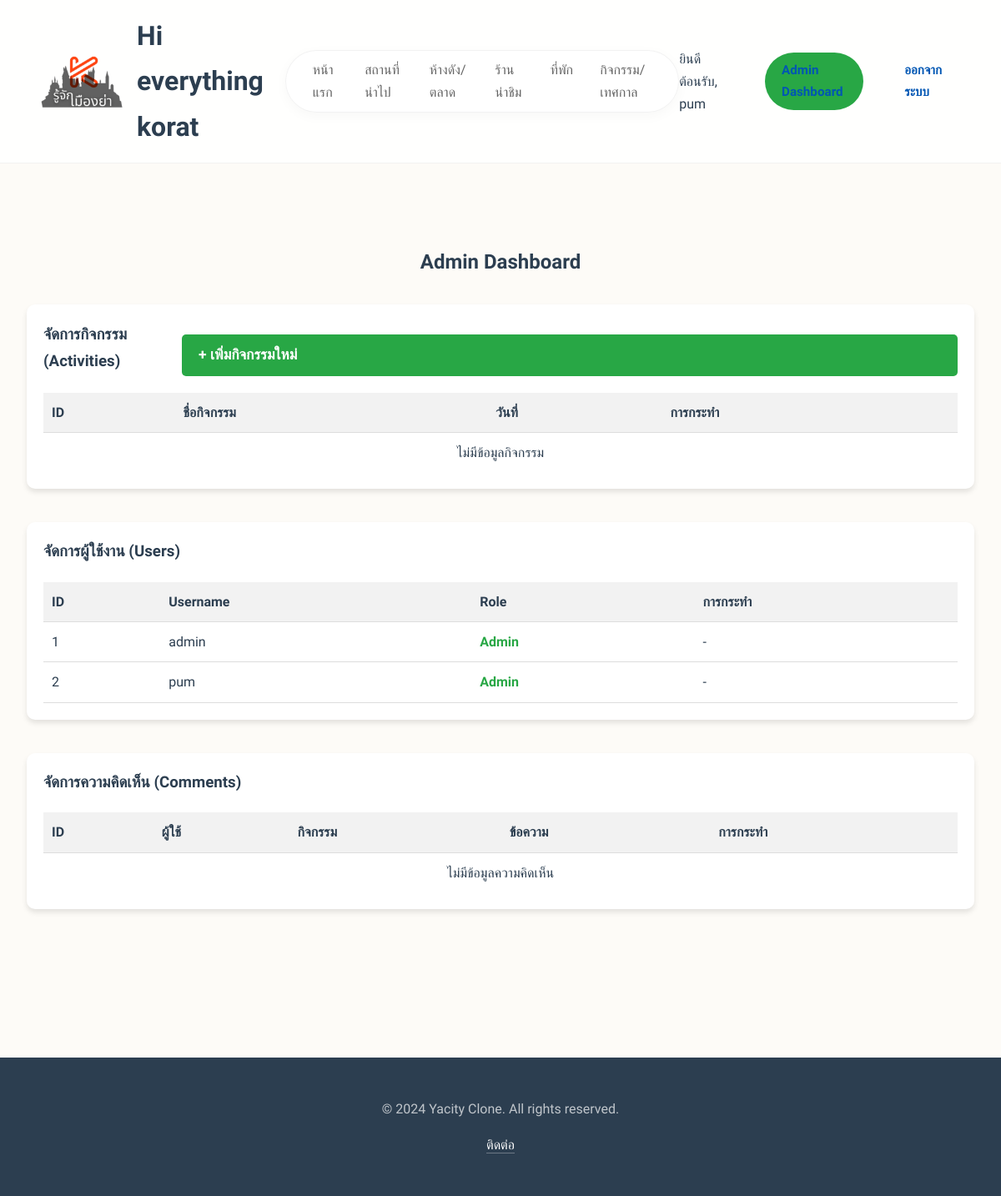
The page /admin/dashboard (signed in) on the database as committed earlier.
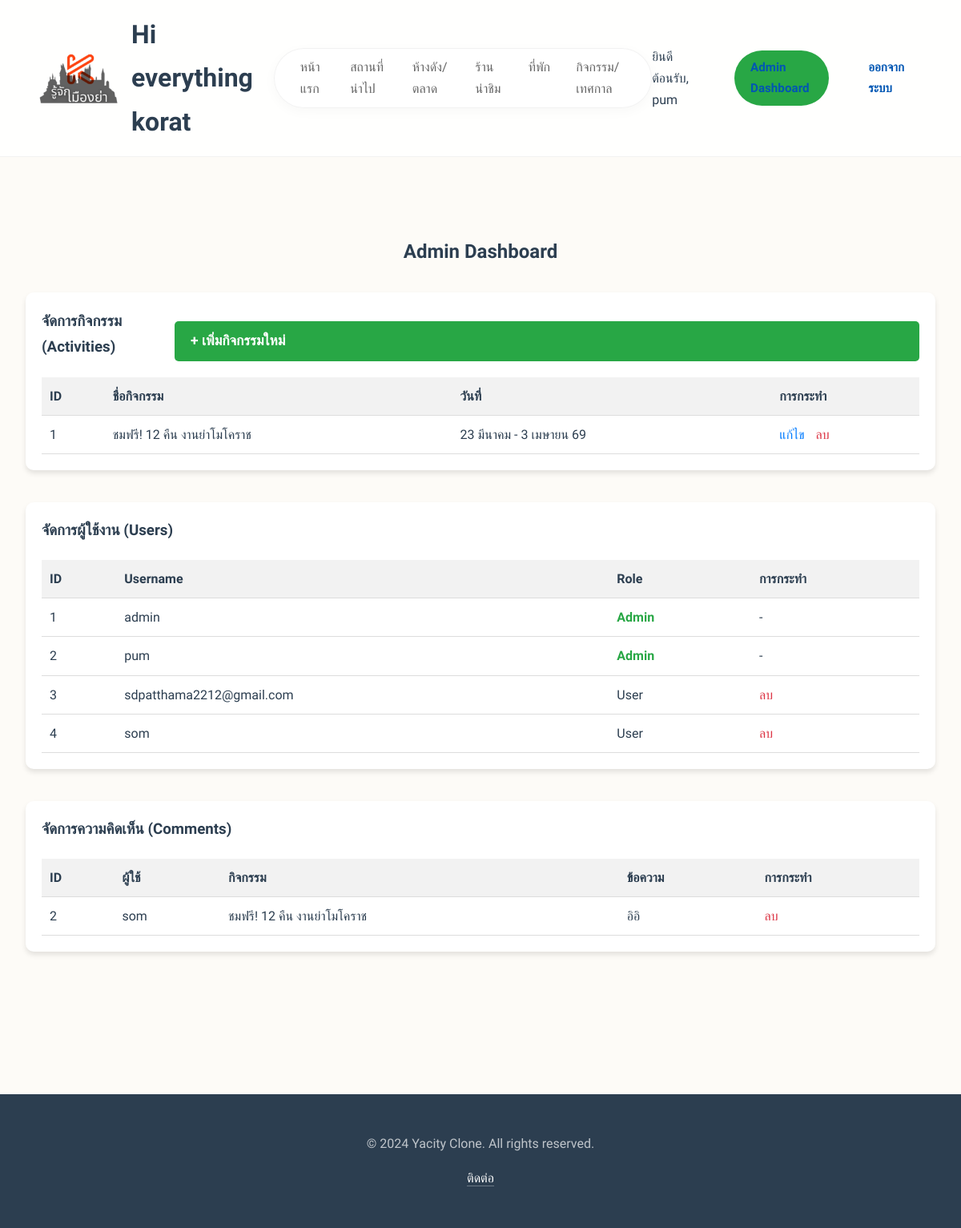
The same page on the database as committed later.
### app.py (models this page shows)
class User(UserMixin, db.Model):
    id = db.Column(db.Integer, primary_key=True)  # รหัสผู้ใช้ (Primary Key)
    username = db.Column(db.String(150), unique=True, nullable=False)  # ชื่อผู้ใช้ ต้องไม่ซ้ำ
    password = db.Column(db.String(150), nullable=False)  # รหัสผ่าน เก็บแบบ hashed
    is_admin = db.Column(db.Boolean, default=False)  # ถ้าเป็น True แปลว่าเป็นแอดมิน (สิทธิ์พิเศษ)

class Activity(db.Model):
    id = db.Column(db.Integer, primary_key=True)  # รหัสกิจกรรม
    title = db.Column(db.String(200), nullable=False)  # หัวข้อ/ชื่อกิจกรรม
    date = db.Column(db.String(100), nullable=False)  # วันที่ (เก็บเป็นสตริงตามต้นฉบับ)
    description = db.Column(db.Text, nullable=False)  # รายละเอียด
    location = db.Column(db.String(300), nullable=False)  # สถานที่จัด
    map_link = db.Column(db.String(500), nullable=False)  # ลิงก์แผนที่ (เช่น Google Maps)
    image = db.Column(db.String(500), nullable=False)  # เส้นทางหรือ URL รูปภาพ
    comments = db.relationship('Comment', backref='activity', lazy=True)

class Comment(db.Model):
    id = db.Column(db.Integer, primary_key=True)  # รหัสความคิดเห็น
    content = db.Column(db.Text, nullable=False)  # ข้อความความคิดเห็น
    date_posted = db.Column(db.DateTime, nullable=False, default=datetime.utcnow)  # เวลาที่โพสต์
    user_id = db.Column(db.Integer, db.ForeignKey('user.id'), nullable=False)  # FK ไปยังตาราง user
    activity_id = db.Column(db.Integer, db.ForeignKey('activity.id'), nullable=False)  # FK ไปยัง activity
    user = db.relationship('User', backref=db.backref('comments', lazy=True))

### app.py (the view)
@app.route("/admin/dashboard")
@login_required
@admin_required
def admin_dashboard():
    users = User.query.all()
    activities = Activity.query.all()
    comments = Comment.query.all()
    return render_template('admin_dashboard.html', users=users, activities=activities, comments=comments)

### app.py (called while the page is built)
@login_manager.user_loader
def load_user(user_id):
    return User.query.get(int(user_id))

def admin_required(f):
    @wraps(f)
    def decorated_function(*args, **kwargs):
        if not current_user.is_authenticated or not current_user.is_admin:
            flash('คุณไม่มีสิทธิ์เข้าถึงหน้านี้', 'danger')
            return redirect(url_for('login'))
        return f(*args, **kwargs)
    return decorated_function

### templates/admin_dashboard.html (shortened to what this page needs)
{% extends "base.html" %}
{% block content %}
<section class="admin-dashboard-section" style="padding: 50px 0;">
    <div class="container">
        <h2 style="text-align: center; margin-bottom: 30px;">Admin Dashboard</h2>
        <div class="admin-card" style="margin-bottom: 40px; background: #fff; padding: 20px; border-radius: 10px; box-shadow: 0 4px 6px rgba(0,0,0,0.1);">
            <div style="display: flex; justify-content: space-between; align-items: center; margin-bottom: 20px;">
                <h3>จัดการกิจกรรม (Activities)</h3>
                <a href="{{ url_for('add_activity') }}" class="btn btn-primary" style="background-color: #28a745; color: white; padding: 10px 20px; text-decoration: none; border-radius: 5px;">+ เพิ่มกิจกรรมใหม่</a>
            </div>
            <table style="width: 100%; border-collapse: collapse;">
                <thead>
                    <tr style="background-color: #f2f2f2;">
                        <th style="padding: 10px; text-align: left; border-bottom: 1px solid #ddd;">ID</th>
                        <th style="padding: 10px; text-align: left; border-bottom: 1px solid #ddd;">ชื่อกิจกรรม</th>
                        <th style="padding: 10px; text-align: left; border-bottom: 1px solid #ddd;">วันที่</th>
                        <th style="padding: 10px; text-align: left; border-bottom: 1px solid #ddd;">การกระทำ</th>
                    </tr>
                </thead>
                <tbody>
                    {% for activity in activities %}
                    <tr>
                        <td style="padding: 10px; border-bottom: 1px solid #ddd;">{{ activity.id }}</td>
                        <td style="padding: 10px; border-bottom: 1px solid #ddd;">{{ activity.title }}</td>
                        <td style="padding: 10px; border-bottom: 1px solid #ddd;">{{ activity.date }}</td>
                        <td style="padding: 10px; border-bottom: 1px solid #ddd;">
                            <a href="{{ url_for('edit_activity', activity_id=activity.id) }}" style="color: #007bff; margin-right: 10px;">แก้ไข</a>
                            <a href="{{ url_for('delete_activity', activity_id=activity.id) }}" style="color: #dc3545;" onclick="return confirm('คุณแน่ใจหรือไม่ที่จะลบกิจกรรมนี้? ข้อมูลความคิดเห็นที่เกี่ยวข้องจะถูกลบด้วย');">ลบ</a>
                        </td>
                    </tr>
                    {% else %}
                    <tr>
                        <td colspan="4" style="padding: 10px; text-align: center;">ไม่มีข้อมูลกิจกรรม</td>
                    </tr>
                    {% endfor %}
                </tbody>
            </table>
        </div>
        <div class="admin-card" style="margin-bottom: 40px; background: #fff; padding: 20px; border-radius: 10px; box-shadow: 0 4px 6px rgba(0,0,0,0.1);">
            <h3>จัดการผู้ใช้งาน (Users)</h3>
            <table style="width: 100%; border-collapse: collapse; margin-top: 20px;">
                <thead>
                    <tr style="background-color: #f2f2f2;">
                        <th style="padding: 10px; text-align: left; border-bottom: 1px solid #ddd;">ID</th>
                        <th style="padding: 10px; text-align: left; border-bottom: 1px solid #ddd;">Username</th>
                        <th style="padding: 10px; text-align: left; border-bottom: 1px solid #ddd;">Role</th>
                        <th style="padding: 10px; text-align: left; border-bottom: 1px solid #ddd;">การกระทำ</th>
                    </tr>
                </thead>
                <tbody>
                    {% for user in users %}
                    <tr>
                        <td style="padding: 10px; border-bottom: 1px solid #ddd;">{{ user.id }}</td>
                        <td style="padding: 10px; border-bottom: 1px solid #ddd;">{{ user.username }}</td>
                        <td style="padding: 10px; border-bottom: 1px solid #ddd;">
                            {% if user.is_admin %}
                            <span style="color: #28a745; font-weight: bold;">Admin</span>
                            {% else %}
                            User
                            {% endif %}
                        </td>
                        <td style="padding: 10px; border-bottom: 1px solid #ddd;">
                            {% if not user.is_admin %}
                            <a href="{{ url_for('delete_user', user_id=user.id) }}" style="color: #dc3545;" onclick="return confirm('คุณแน่ใจหรือไม่ที่จะลบผู้ใช้นี้?');">ลบ</a>
                            {% else %}
                            -
                            {% endif %}
                        </td>
                    </tr>
                    {% else %}
                    <tr>
                        <td colspan="4" style="padding: 10px; text-align: center;">ไม่มีข้อมูลผู้ใช้</td>
                    </tr>
                    {% endfor %}
                </tbody>
            </table>
        </div>
        <div class="admin-card" style="margin-bottom: 40px; background: #fff; padding: 20px; border-radius: 10px; box-shadow: 0 4px 6px rgba(0,0,0,0.1);">
            <h3>จัดการความคิดเห็น (Comments)</h3>
            <table style="width: 100%; border-collapse: collapse; margin-top: 20px;">
                <thead>
                    <tr style="background-color: #f2f2f2;">
                        <th style="padding: 10px; text-align: left; border-bottom: 1px solid #ddd;">ID</th>
                        <th style="padding: 10px; text-align: left; border-bottom: 1px solid #ddd;">ผู้ใช้</th>
                        <th style="padding: 10px; text-align: left; border-bottom: 1px solid #ddd;">กิจกรรม</th>
                        <th style="padding: 10px; text-align: left; border-bottom: 1px solid #ddd;">ข้อความ</th>
                        <th style="padding: 10px; text-align: left; border-bottom: 1px solid #ddd;">การกระทำ</th>
                    </tr>
                </thead>
                <tbody>
                    {% for comment in comments %}
                    <tr>
                        <td style="padding: 10px; border-bottom: 1px solid #ddd;">{{ comment.id }}</td>
                        <td style="padding: 10px; border-bottom: 1px solid #ddd;">{{ comment.user.username }}</td>
                        <td style="padding: 10px; border-bottom: 1px solid #ddd;">{{ comment.activity.title }}</td>
                        <td style="padding: 10px; border-bottom: 1px solid #ddd;">{{ comment.content }}</td>
                        <td style="padding: 10px; border-bottom: 1px solid #ddd;">
                            <a href="{{ url_for('delete_comment', comment_id=comment.id) }}" style="color: #dc3545;" onclick="return confirm('คุณแน่ใจหรือไม่ที่จะลบความคิดเห็นนี้?');">ลบ</a>
                        </td>
                    </tr>
                    {% else %}
                    <tr>
                        <td colspan="5" style="padding: 10px; text-align: center;">ไม่มีข้อมูลความคิดเห็น</td>
                    </tr>
                    {% endfor %}
                </tbody>
            </table>
        </div>
    </div>
</section>
{% endblock %}

### templates/base.html (shortened to what this page needs)
<!DOCTYPE html>
<html lang="th">
<head>
    <link rel="stylesheet" href="{{ url_for('static', filename='style.css') }}">
</head>
<body>
    <header class="site-header">
        <div class="logo-container">
            <div class="navbar-brand">
                <img src="{{ url_for('static', filename='images/Purple Minimalist Creative Studio Logo-Photoroom - แก้ไขแล้ว.png') }}"
                    width="100px" alt="">
                <h1>Hi everything korat</h1>
            </div>
        </div>
        <nav class="main-nav">
            <ul>
                <li><a href="{{ url_for('hello_world') }}"
                        class="{% if request.endpoint == 'hello_world' %}active{% endif %}">หน้าแรก</a></li>
                <li><a href="{{ url_for('places') }}"
                        class="{% if request.endpoint == 'places' %}active{% endif %}">สถานที่น่าไป</a></li>
                <li><a href="{{ url_for('shopping') }}"
                        class="{% if request.endpoint == 'shopping' %}active{% endif %}">ห้างดัง/ตลาด</a></li>
                <li><a href="{{ url_for('restaurants') }}"
                        class="{% if request.endpoint == 'restaurants' %}active{% endif %}">ร้านน่าชิม</a></li>
                <li><a href="{{ url_for('accommodation') }}"
                        class="{% if request.endpoint == 'accommodation' %}active{% endif %}">ที่พัก</a></li>
                <li><a href="{{ url_for('activities') }}"
                        class="{% if request.endpoint == 'activities' %}active{% endif %}">กิจกรรม/เทศกาล</a></li>
            </ul>
        </nav>
        <div class="header-actions">
            {% if current_user.is_authenticated %}
            <span style="margin-right: 10px;">ยินดีต้อนรับ, {{ current_user.username }}</span>
            {% if current_user.is_admin %}
            <a href="{{ url_for('admin_dashboard') }}" class="login-btn"
                style="background-color: #28a745; margin-right: 5px;">Admin Dashboard</a>
            {% endif %}
            <a href="{{ url_for('logout') }}" class="login-btn">ออกจากระบบ</a>
            {% else %}
            <a href="{{ url_for('login') }}" class="login-btn"><i class="icon-user"></i> เข้าสู่ระบบ</a>
            <a href="{{ url_for('register') }}" class="login-btn">สมัครสมาชิก</a>
            {% endif %}
        </div>
    </header>
    <main>
        {% block content %}{% endblock %}
    </main>
    <footer class="site-footer">
        <div class="footer-content">
            <p>&copy; 2024 Yacity Clone. All rights reserved.</p>
            <a href="#">ติดต่อ</a>
        </div>
    </footer>
</body>
</html>

### static/style.css (style rules this page uses)
:root { --bg-primary: #fdfbf7; --bg-secondary: #f4efe4; --text-color: #2c3e50; --text-light: #666; --accent-blue: #0056b3; --accent-red: #d32f2f; --accent-orange: #f57c00; --white: #ffffff; --shadow-soft: 0 10px 30px rgba(0, 0, 0, 0.05); --shadow-hover: 0 15px 40px rgba(0, 0, 0, 0.1); --radius-lg: 24px; --radius-md: 16px; --font-heading: 'Amatic SC', cursive; --font-body: 'Bai Jamjuree', sans-serif; --transition-fast: 0.3s ease; }
* { box-sizing: border-box; margin: 0; padding: 0; }
body { font-family: var(--font-body); background-color: var(--bg-primary); color: var(--text-color); line-height: 1.7; -webkit-font-smoothing: antialiased; }
a { text-decoration: none; color: inherit; transition: var(--transition-fast); }
ul { list-style: none; }
.site-header { display: flex; align-items: center; justify-content: space-between; padding: 1rem 3rem; position: sticky; top: 0; background-color: rgba(255, 255, 255, 0.85); backdrop-filter: blur(12px); -webkit-backdrop-filter: blur(12px); z-index: 1000; border-bottom: 1px solid rgba(0, 0, 0, 0.05); transition: all 0.3s ease; }
.main-nav { background-color: rgba(255, 255, 255, 0.8); padding: 0.6rem 2rem; border-radius: 50px; box-shadow: 0 4px 15px rgba(0, 0, 0, 0.03); border: 1px solid rgba(0, 0, 0, 0.05); }
.main-nav ul { display: flex; gap: 2rem; }
.main-nav a { font-size: 1rem; font-weight: 500; color: var(--text-light); position: relative; padding: 0.2rem 0; }
.main-nav a::after { content: ''; position: absolute; width: 0; height: 2px; bottom: 0; left: 0; background-color: var(--accent-blue); transition: width 0.3s; }
.header-actions { display: flex; align-items: center; gap: 1.5rem; }
.login-btn { font-size: 0.95rem; color: var(--accent-blue); font-weight: 600; padding: 0.5rem 1.2rem; border: 1px solid transparent; border-radius: 50px; }
.container { max-width: 1200px; margin: 3rem auto; padding: 0 2rem; }
.site-footer { background: var(--text-color); color: rgba(255, 255, 255, 0.7); text-align: center; padding: 3rem 1rem; margin-top: 5rem; }
.site-footer p { margin-bottom: 1rem; }
.site-footer a { color: var(--white); border-bottom: 1px solid rgba(255, 255, 255, 0.3); }
.btn-primary { width: 100%; padding: 0.8rem; border: none; border-radius: var(--radius-md); background-color: var(--accent-blue); color: var(--white); font-size: 1.1rem; font-weight: 600; cursor: pointer; transition: background-color var(--transition-fast); margin-top: 1rem; }
.navbar-brand { display: flex; align-items: center; gap: 1rem; }

Rows that differ between the two databases and show on the page:
added Activity: id "1", title "ชมฟรี! 12 คืน งานย่าโมโคราช", date "23 มีนาคม - 3 เมษายน 69"
added User: id "3", username "sdpatthama2212@gmail.com", is_admin "User"
added User: id "4", username "som", is_admin "User"
added Comment: id "2", user.username "som", activity "ชมฟรี! 12 คืน งานย่าโมโคราช", content "อิอิ"
Other text that changed with them:
text no longer shown: "ไม่มีข้อมูลกิจกรรม ไม่มีข้อมูลความคิดเห็น"
